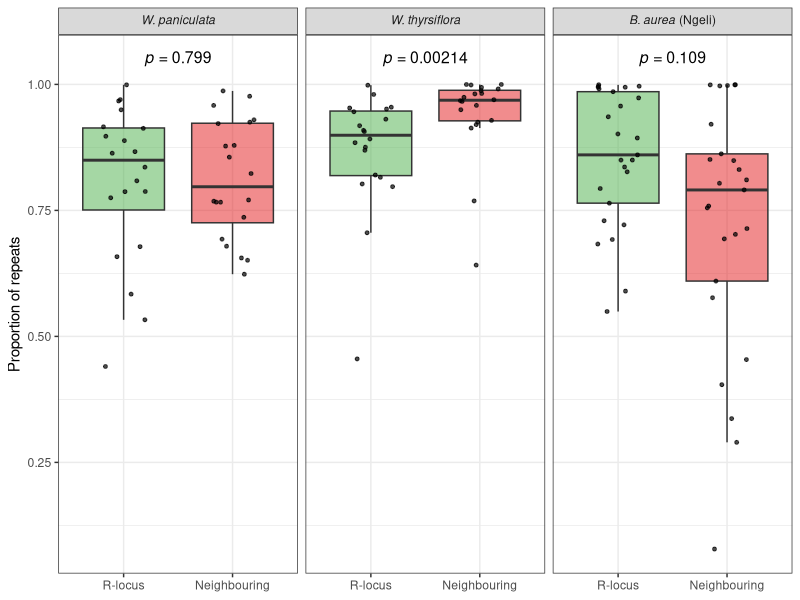
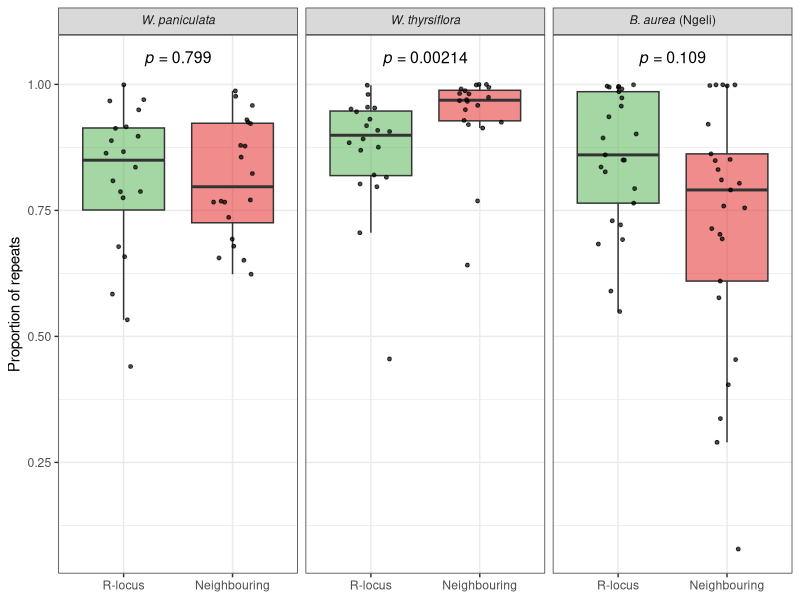

R code for these plots, in order:
install.packages("ggplot2")
install.packages("ggpubr")

library(ggpubr)
library(ggplot2)
library(tidyr)
library(dplyr)



setwd("D:/Michael Lenhard - HFSP Shared folder/Universität Potsdam/Michael Lenhard - HFSP Shared folder/Wachendorfia ms1/Figure 5 R supergene")
#setwd("G:/Universität Potsdam/Michael Lenhard - HFSP Shared folder/Wachendorfia ms1/Figure 5 R supergene")

#repeat_content <- data.frame(read.csv(file = "repeat_content_comparison.csv", header = TRUE, row.names = NULL))

df <- data.frame(
  Wp.E = c(0.8666, 0.9159, 0.4403, 0.8885, 0.7751, 0.9672, 0.8358, 0.9992, 0.9698, 0.8971,
           0.5839, 0.5330, 0.8635, 0.7875, 0.6582, 0.9128, 0.8087, 0.9496, 0.7872, 0.6781,NA,NA,NA,NA,NA),
  Wp.N = c(0.7707, 0.8790, 0.9765, 0.7663, 0.9871, 0.7363, 0.8776, 0.9251, 0.7683, 0.9223,
           0.6790, 0.8557, 0.9298, 0.6234, 0.6511, 0.6930, 0.6557, 0.7664, 0.8232, 0.9583,NA,NA,NA,NA,NA),
  Wt.E = c(0.9801, 0.4553, 0.9532, 0.9548, 0.8844, 0.9310, 0.9512, 0.8755, 0.9984, 0.9065,
           0.7057, 0.8157, 0.8025, 0.8918, 0.8693, 0.9458, 0.8202, 0.9089, 0.7971, 0.9181,NA,NA,NA,NA,NA),
  Wt.N = c(0.6415, 0.9134, 0.9584, 0.9820, 0.9498, 0.9203, 0.9696, 0.9941, 0.9812, 0.9875,
           0.9999, 0.9910, 0.9989, 0.9744, 0.9286, 0.9663, 0.9251, 0.9677, 0.7688, 0.9999,NA,NA,NA,NA,NA),
#  Ba.E = c(0.9963, 0.9741, 0.5956, 0.9300, 0.9560, 0.8014, 0.8042, 0.6819, 0.8618, 1.0000,
#           NA,NA,NA,NA,NA,NA,NA,NA,NA,NA),
#  Ba.N = c(0.8515, 0.9826, 0.6606, 0.8003, 0.9280, 0.6690, 0.8098, 0.8627, 0.9982, 0.7821,
#           NA,NA,NA,NA,NA,NA,NA,NA,NA,NA),
  BaN.E = c(0.6833, 0.7214, 0.9946, 0.8498, 0.9358, 0.9961, 0.9965, 0.9856, 0.9732, 0.9911,
           0.5494, 0.7934, 0.9993, 0.957, 0.8937, 0.8266, 0.8361, 0.9017, 0.6922, 0.7295, 0.5899, 0.85, 0.7644, 0.8602, 0.9944),
  BaN.N = c(0.454, 0.6098, 0.997, 0.6935, 0.4042, 0.9978, 0.8489, 0.7139, 0.755, 0.8106, 
           0.8622, 0.831, 0.7906, 0.7587, 0.8039, 0.2898, 0.5767, 0.9993, 0.9992, 0.9991, 0.921, 0.8511, 0.3369, 0.0781, 0.7025)
  
)


df_long <- df %>%
  mutate(ID = row_number()) %>%  # keep row id if needed
  pivot_longer(cols = -ID, names_to = "Species_Condition", values_to = "Value") %>%
  filter(!is.na(Value)) %>%
  separate(Species_Condition, into = c("Species", "Condition"), sep = "\\.") %>%
  mutate(
    Species = factor(Species, levels = c("Wp", "Wt", "BaN")),
    Condition = factor(Condition, levels = c("E", "N"), labels = c("R-locus", "Neighbouring"))
  )

# Species labels for italics
species_labels <- c(
  "Wp" = "italic('W. paniculata')",
  "Wt" = "italic('W. thyrsiflora')",
  "BaN" = "italic('B. aurea') * ' (Ngeli)'"
)

pvals <- df_long %>%
  group_by(Species) %>%
  summarise(p = wilcox.test(Value ~ Condition)$p.value) %>%
  mutate(
    label = paste0("italic(p)*' = '*", signif(p, 3)),
    Species = factor(Species, levels = c("Wp", "Wt", "BaN"))
  )

# Plot
p <- ggplot(df_long, aes(x = Condition, y = Value, fill = Condition)) +
  geom_boxplot(alpha = 0.5, outlier.shape = NA) +
  geom_jitter(width = 0.2, size = 1, alpha = 0.7) +
  facet_wrap(~Species, labeller = as_labeller(species_labels, label_parsed)) +
  scale_fill_manual(values = c("R-locus" = "#4daf4a", "Neighbouring" = "#e41a1c")) +
  labs(
    y = "Proportion of repeats",
    x = NULL
  ) +
  theme_bw(base_size = 11) +
  theme(legend.position = "none") +
  geom_text(
    data = pvals,
    aes(x = 1.5, y = max(df_long$Value) * 1.05, label = label), 
    parse = TRUE,
    inherit.aes = FALSE,
    size = 4  
  )


print(p)

# Save to PDF
pdf(file = "R-locus_vs_neighbouring_repeat_content.pdf", width = 5, height = 3)
print(p)
dev.off()
